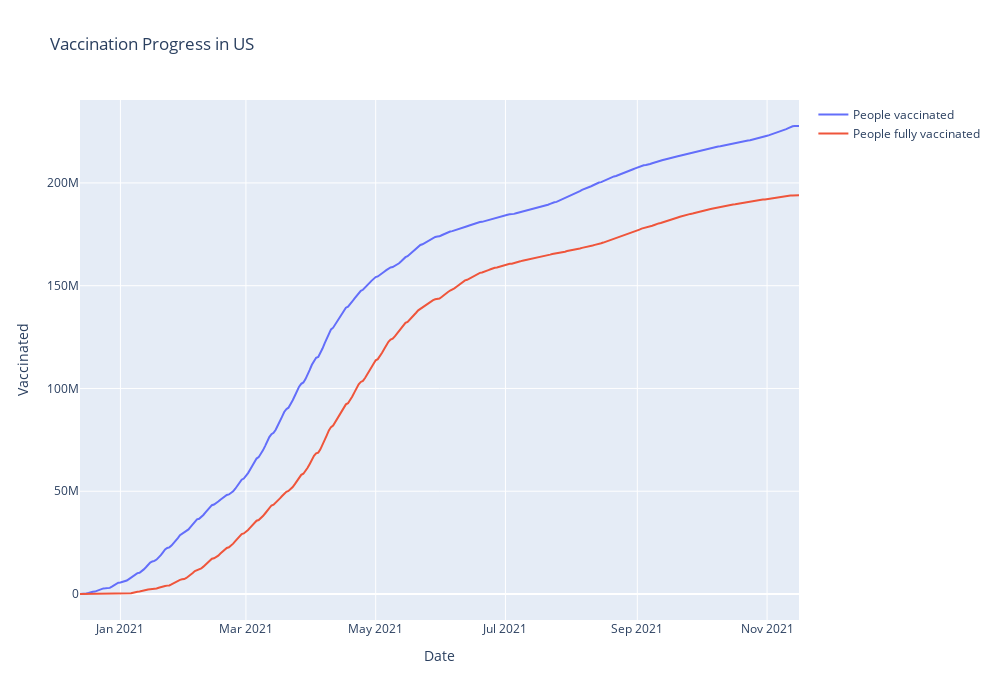

The code cell stored with this chart in its notebook:
### Code cell
fig = make_subplots(specs=[[{"secondary_y":False}]])
fig.add_trace(go.Scatter(x=vaccineUS2['date'],y=vaccineUS2['people_vaccinated'],name='People vaccinated' ),secondary_y=False,)
fig.add_trace(go.Scatter(x=vaccineUS2['date'],y=vaccineUS2['people_fully_vaccinated'],name='People fully vaccinated '),secondary_y=False,)
fig.update_layout(autosize=False,width=1000,height=700,title_text="Vaccination Progress in US")
fig.update_xaxes(title_text="Date")
fig.update_yaxes(title_text="Vaccinated",secondary_y=False)
fig.show()

### Figure 1 — Plotly figure (JSON) as saved in the notebook; plotly's stock layout.template omitted (floating-point values rounded to 4 significant figures; data arrays with more than 128 entries replaced by an {"elided": "..."} marker saying what was removed)
{"data": [{"name": "People vaccinated", "type": "scatter", "x": {"elided": "339 str values"}, "xaxis": "x", "y": {"elided": "339 int values"}, "yaxis": "y"}, {"name": "People fully vaccinated ", "type": "scatter", "x": {"elided": "339 str values"}, "xaxis": "x", "y": {"elided": "339 int values"}, "yaxis": "y"}], "layout": {"autosize": false, "height": 700, "title": {"text": "Vaccination Progress in US"}, "width": 1000, "xaxis": {"anchor": "y", "domain": [0, 1], "title": {"text": "Date"}}, "yaxis": {"anchor": "x", "domain": [0, 1], "title": {"text": "Vaccinated"}}}}
